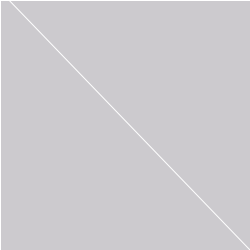
Frame 1 (no input)
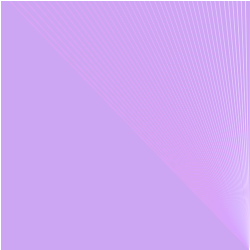
Frame 60 (the mouse pressed at the canvas centre just before this capture)
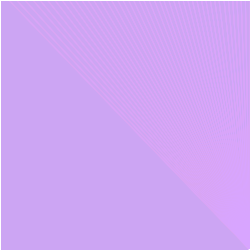
Frame 120 (the mouse held since frame 60 and released just before this capture)

The Processing sketch that drew these frames (run headless with seeded random() and noise(); from frame 60 on, the mouse is pressed at the canvas centre):

// Processing sketch: processing_18728
// ── processing_18728.pde

int sketch;
 
void setup()
{
size(250, 250);
smooth();
sketch = 0;
}

  
void draw()
{
  frameRate(40);
fill(216,147,255, 10);
stroke(255);
sketch = sketch + 1;
  
rect(0, 0, width, height);
  
translate(width / 1, height / 1);
rotate(radians(sketch));
line(-height, -height, height, height);
}
